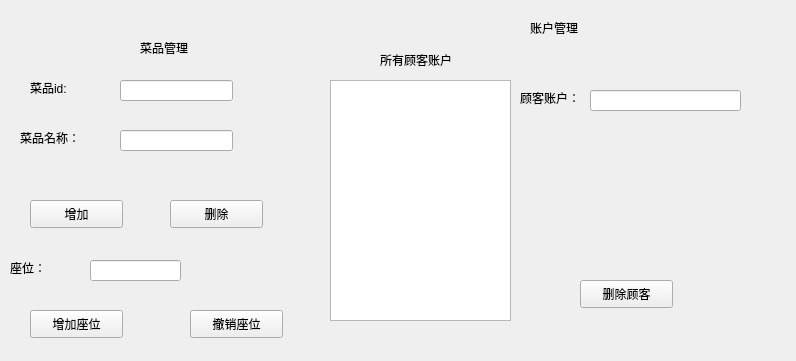
<?xml version="1.0" encoding="UTF-8"?>
<ui version="4.0">
 <class>adminClass</class>
 <widget class="QWidget" name="adminClass">
  <property name="geometry">
   <rect>
    <x>0</x>
    <y>0</y>
    <width>796</width>
    <height>361</height>
   </rect>
  </property>
  <property name="windowTitle">
   <string>admin</string>
  </property>
  <widget class="QLabel" name="label">
   <property name="geometry">
    <rect>
     <x>140</x>
     <y>40</y>
     <width>72</width>
     <height>15</height>
    </rect>
   </property>
   <property name="text">
    <string>菜品管理</string>
   </property>
  </widget>
  <widget class="QLineEdit" name="dish_id">
   <property name="geometry">
    <rect>
     <x>120</x>
     <y>80</y>
     <width>113</width>
     <height>21</height>
    </rect>
   </property>
  </widget>
  <widget class="QLineEdit" name="dish_name">
   <property name="geometry">
    <rect>
     <x>120</x>
     <y>130</y>
     <width>113</width>
     <height>21</height>
    </rect>
   </property>
  </widget>
  <widget class="QLabel" name="label_2">
   <property name="geometry">
    <rect>
     <x>30</x>
     <y>80</y>
     <width>72</width>
     <height>15</height>
    </rect>
   </property>
   <property name="text">
    <string>菜品id:</string>
   </property>
  </widget>
  <widget class="QLabel" name="label_3">
   <property name="geometry">
    <rect>
     <x>20</x>
     <y>130</y>
     <width>72</width>
     <height>15</height>
    </rect>
   </property>
   <property name="text">
    <string>菜品名称：</string>
   </property>
  </widget>
  <widget class="QPushButton" name="add_dishs">
   <property name="geometry">
    <rect>
     <x>30</x>
     <y>200</y>
     <width>93</width>
     <height>28</height>
    </rect>
   </property>
   <property name="text">
    <string>增加</string>
   </property>
  </widget>
  <widget class="QPushButton" name="delete_dish">
   <property name="geometry">
    <rect>
     <x>170</x>
     <y>200</y>
     <width>93</width>
     <height>28</height>
    </rect>
   </property>
   <property name="text">
    <string>删除</string>
   </property>
  </widget>
  <widget class="QLabel" name="label_4">
   <property name="geometry">
    <rect>
     <x>530</x>
     <y>20</y>
     <width>72</width>
     <height>15</height>
    </rect>
   </property>
   <property name="text">
    <string>账户管理</string>
   </property>
  </widget>
  <widget class="QTextEdit" name="textEdit">
   <property name="geometry">
    <rect>
     <x>330</x>
     <y>80</y>
     <width>181</width>
     <height>241</height>
    </rect>
   </property>
  </widget>
  <widget class="QLabel" name="label_5">
   <property name="geometry">
    <rect>
     <x>380</x>
     <y>50</y>
     <width>91</width>
     <height>20</height>
    </rect>
   </property>
   <property name="text">
    <string>所有顾客账户</string>
   </property>
  </widget>
  <widget class="QPushButton" name="delete_customer">
   <property name="geometry">
    <rect>
     <x>580</x>
     <y>280</y>
     <width>93</width>
     <height>28</height>
    </rect>
   </property>
   <property name="text">
    <string>删除顾客</string>
   </property>
  </widget>
  <widget class="QLineEdit" name="customer_number">
   <property name="geometry">
    <rect>
     <x>590</x>
     <y>90</y>
     <width>151</width>
     <height>21</height>
    </rect>
   </property>
  </widget>
  <widget class="QLabel" name="label_6">
   <property name="geometry">
    <rect>
     <x>520</x>
     <y>90</y>
     <width>72</width>
     <height>15</height>
    </rect>
   </property>
   <property name="text">
    <string>顾客账户：</string>
   </property>
  </widget>
  <widget class="QLabel" name="label_7">
   <property name="geometry">
    <rect>
     <x>10</x>
     <y>260</y>
     <width>72</width>
     <height>15</height>
    </rect>
   </property>
   <property name="text">
    <string>座位：</string>
   </property>
  </widget>
  <widget class="QLineEdit" name="seat">
   <property name="geometry">
    <rect>
     <x>90</x>
     <y>260</y>
     <width>91</width>
     <height>21</height>
    </rect>
   </property>
  </widget>
  <widget class="QPushButton" name="timseat">
   <property name="geometry">
    <rect>
     <x>30</x>
     <y>310</y>
     <width>93</width>
     <height>28</height>
    </rect>
   </property>
   <property name="text">
    <string>增加座位</string>
   </property>
  </widget>
  <widget class="QPushButton" name="revoke">
   <property name="geometry">
    <rect>
     <x>190</x>
     <y>310</y>
     <width>93</width>
     <height>28</height>
    </rect>
   </property>
   <property name="text">
    <string>撤销座位</string>
   </property>
  </widget>
 </widget>
 <layoutdefault spacing="6" margin="11"/>
 <resources>
  <include location="admin.qrc"/>
 </resources>
 <connections/>
</ui>
